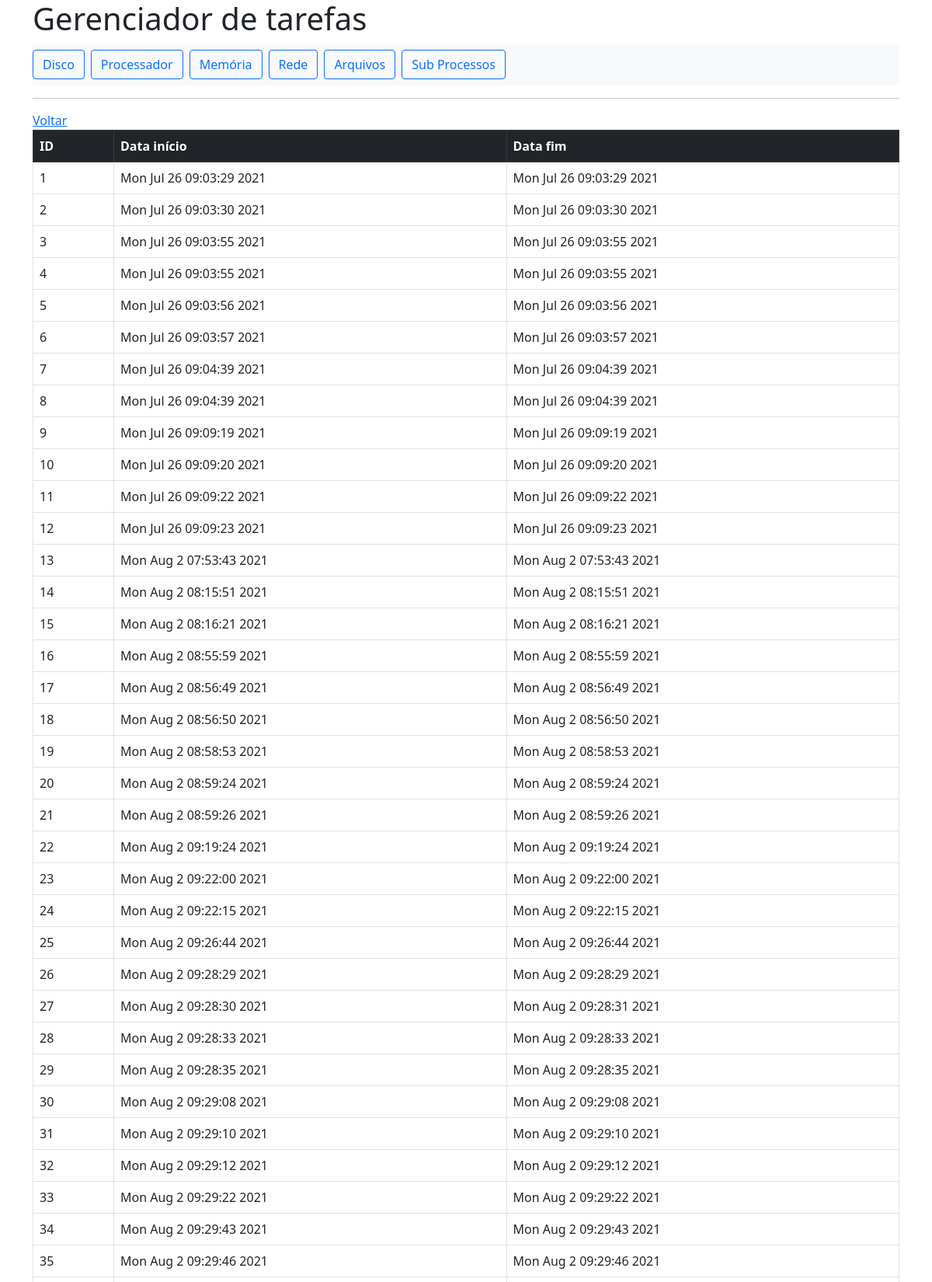
The app's page /arquivos/logArquivos/ (upper part) with its own data.
### gerenciador_de_tarefas/models.py (models this page shows)
class SchedTime(models.Model):
    start_time = models.CharField(max_length=200)
    stop_time = models.CharField(max_length=200)

### gerenciador_de_tarefas/views.py (the view)
# urls.py: path('arquivos/logArquivos/', views.logArquivos, name='log_arquivos'),
def logArquivos(request):
    listaInformacoes = []
    for s in SchedTime.objects.values_list('id', 'start_time', 'stop_time'):
        dict = {
            'id': s[0],
            'start_time': s[1],
            'stop_time': s[2]
        }
        listaInformacoes.append(dict)
    template = loader.get_template('log_arquivos.html')
    context = {
        'scheds': listaInformacoes
    }
    return HttpResponse(template.render(context, request))

### gerenciador_de_tarefas/templates/log_arquivos.html
{% extends 'base.html' %} {% block content %}
<a href="{% url 'arquivos'%}">Voltar</a>
<table class="table table-bordered">
  <thead class="table-dark">
    <tr>
      <th scope="col">ID</th>
      <th scope="col">Data início</th>
      <th scope="col">Data fim</th>
    </tr>
  </thead>
  <tbody>
    {% for sched in scheds %}
    <tr>
      <td>{{sched.id}}</td>
      <td>{{sched.start_time}}</td>
      <td>{{sched.stop_time}}</td>
    </tr>
    {% endfor %}
  </tbody>
</table>
{% endblock%}

### records on screen
SchedTime: start_time "Mon Jul 26 09:03:29 2021", stop_time "Mon Jul 26 09:03:29 2021"
SchedTime: start_time "Mon Jul 26 09:03:30 2021", stop_time "Mon Jul 26 09:03:30 2021"
SchedTime: start_time "Mon Jul 26 09:03:55 2021", stop_time "Mon Jul 26 09:03:55 2021"
SchedTime: start_time "Mon Jul 26 09:03:55 2021", stop_time "Mon Jul 26 09:03:55 2021"
SchedTime: start_time "Mon Jul 26 09:03:56 2021", stop_time "Mon Jul 26 09:03:56 2021"
SchedTime: start_time "Mon Jul 26 09:03:57 2021", stop_time "Mon Jul 26 09:03:57 2021"
SchedTime: start_time "Mon Jul 26 09:04:39 2021", stop_time "Mon Jul 26 09:04:39 2021"
SchedTime: start_time "Mon Jul 26 09:04:39 2021", stop_time "Mon Jul 26 09:04:39 2021"
SchedTime: start_time "Mon Jul 26 09:09:19 2021", stop_time "Mon Jul 26 09:09:19 2021"
SchedTime: start_time "Mon Jul 26 09:09:20 2021", stop_time "Mon Jul 26 09:09:20 2021"
SchedTime: start_time "Mon Jul 26 09:09:22 2021", stop_time "Mon Jul 26 09:09:22 2021"
SchedTime: start_time "Mon Jul 26 09:09:23 2021", stop_time "Mon Jul 26 09:09:23 2021"
SchedTime: start_time "Mon Aug 2 07:53:43 2021", stop_time "Mon Aug 2 07:53:43 2021"
SchedTime: start_time "Mon Aug 2 08:15:51 2021", stop_time "Mon Aug 2 08:15:51 2021"
SchedTime: start_time "Mon Aug 2 08:16:21 2021", stop_time "Mon Aug 2 08:16:21 2021"
SchedTime: start_time "Mon Aug 2 08:55:59 2021", stop_time "Mon Aug 2 08:55:59 2021"
SchedTime: start_time "Mon Aug 2 08:56:49 2021", stop_time "Mon Aug 2 08:56:49 2021"
SchedTime: start_time "Mon Aug 2 08:56:50 2021", stop_time "Mon Aug 2 08:56:50 2021"
SchedTime: start_time "Mon Aug 2 08:58:53 2021", stop_time "Mon Aug 2 08:58:53 2021"
SchedTime: start_time "Mon Aug 2 08:59:24 2021", stop_time "Mon Aug 2 08:59:24 2021"
SchedTime: start_time "Mon Aug 2 08:59:26 2021", stop_time "Mon Aug 2 08:59:26 2021"
SchedTime: start_time "Mon Aug 2 09:19:24 2021", stop_time "Mon Aug 2 09:19:24 2021"
SchedTime: start_time "Mon Aug 2 09:22:00 2021", stop_time "Mon Aug 2 09:22:00 2021"
SchedTime: start_time "Mon Aug 2 09:22:15 2021", stop_time "Mon Aug 2 09:22:15 2021"
SchedTime: start_time "Mon Aug 2 09:26:44 2021", stop_time "Mon Aug 2 09:26:44 2021"
SchedTime: start_time "Mon Aug 2 09:28:29 2021", stop_time "Mon Aug 2 09:28:29 2021"
SchedTime: start_time "Mon Aug 2 09:28:30 2021", stop_time "Mon Aug 2 09:28:31 2021"
SchedTime: start_time "Mon Aug 2 09:28:33 2021", stop_time "Mon Aug 2 09:28:33 2021"
SchedTime: start_time "Mon Aug 2 09:28:35 2021", stop_time "Mon Aug 2 09:28:35 2021"
SchedTime: start_time "Mon Aug 2 09:29:08 2021", stop_time "Mon Aug 2 09:29:08 2021"
SchedTime: start_time "Mon Aug 2 09:29:10 2021", stop_time "Mon Aug 2 09:29:10 2021"
SchedTime: start_time "Mon Aug 2 09:29:12 2021", stop_time "Mon Aug 2 09:29:12 2021"
SchedTime: start_time "Mon Aug 2 09:29:22 2021", stop_time "Mon Aug 2 09:29:22 2021"
SchedTime: start_time "Mon Aug 2 09:29:43 2021", stop_time "Mon Aug 2 09:29:43 2021"
SchedTime: start_time "Mon Aug 2 09:29:46 2021", stop_time "Mon Aug 2 09:29:46 2021"

### other values on screen
{{ sched.id }} "1" "2" "3" "4" "5" "6" "7" "8" "9" "10" "11" "12" "13" "14" "15" "16" "17" "18" "19" "20" "21" "22" "23" "24" "25" "26" "27" "28" "29" "30" "31" "32" "33" "34" "35"
